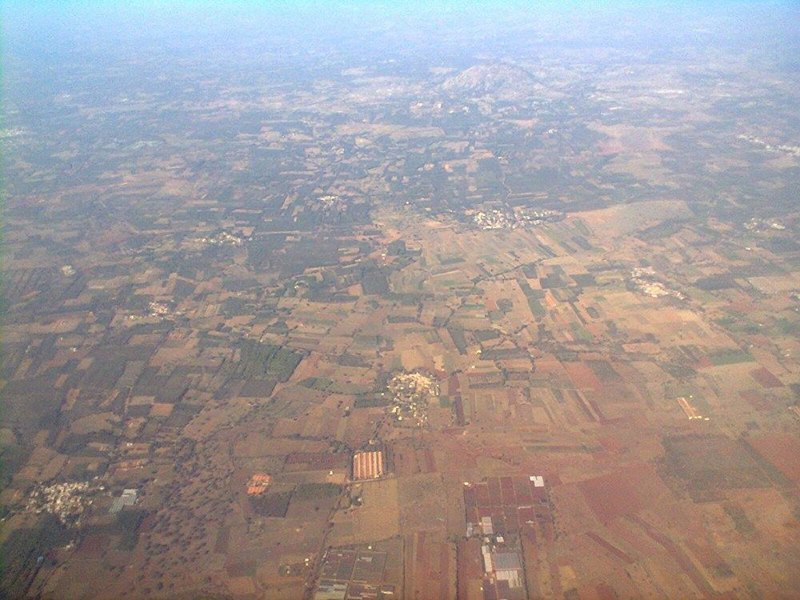
#> input picture images/earthfromsky.jpg, 800 x 600 px
$ jupyter execute 'Chương 4.ipynb'
#> lines starting #> are read from the running program, lines starting #| are printed output that depends on the picture
[cell 1]
import numpy as np
import matplotlib.pyplot as plt
from skimage import exposure
from skimage.io import imread
from skimage.color import rgb2gray
import pylab
import os
import cv2

# Bước 1: Đọc ảnh và chuyển sang grayscale
img = rgb2gray(imread('images/earthfromsky.jpg'))  # Đọc ảnh và chuyển thành grayscale
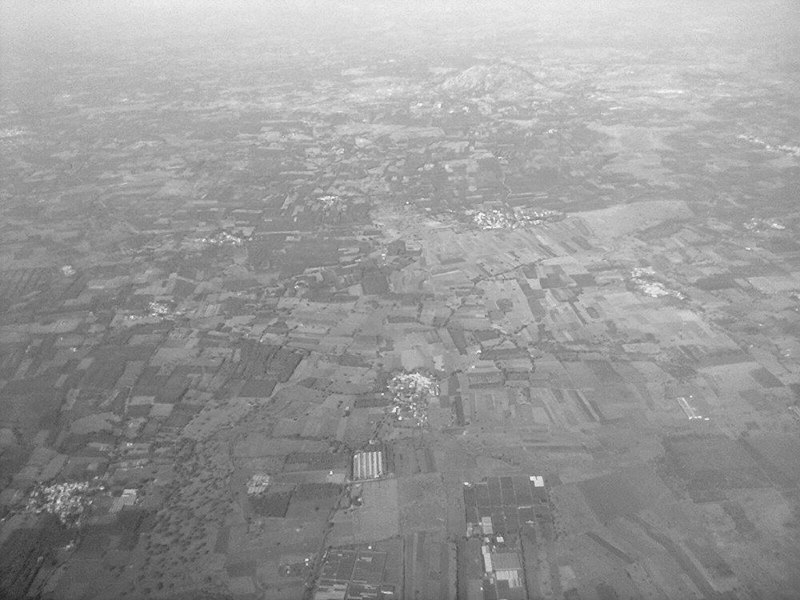
#> img: shape (600, 800) float64; min 0.137, max 0.994, mean 0.603

# Bước 2: Histogram Equalization
img_eq = exposure.equalize_hist(img)  # Áp dụng Histogram Equalization
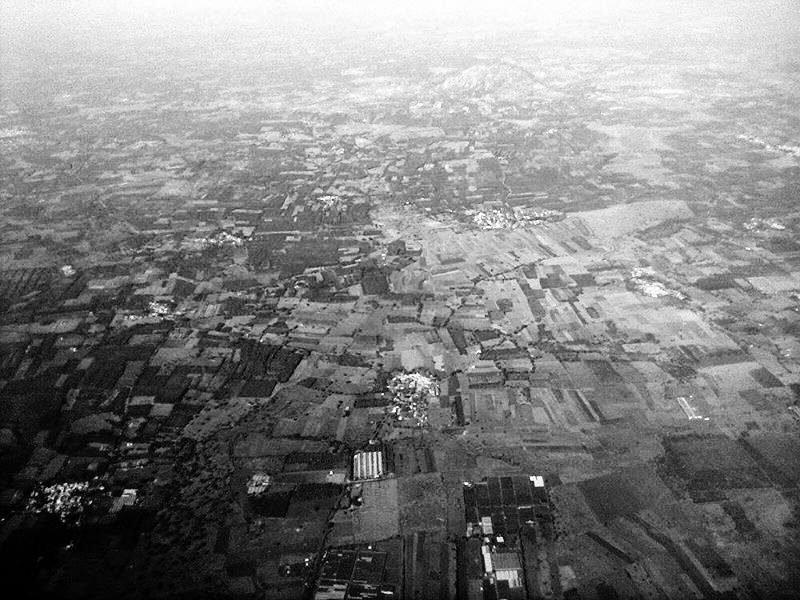
#> img_eq: shape (600, 800) float64; min 2.08e-06, max 1, mean 0.503

# Bước 3: Adaptive Histogram Equalization (AHE)
img_adapteq = exposure.equalize_adapthist(img, clip_limit=0.03)  # Áp dụng Adaptive Histogram Equalization
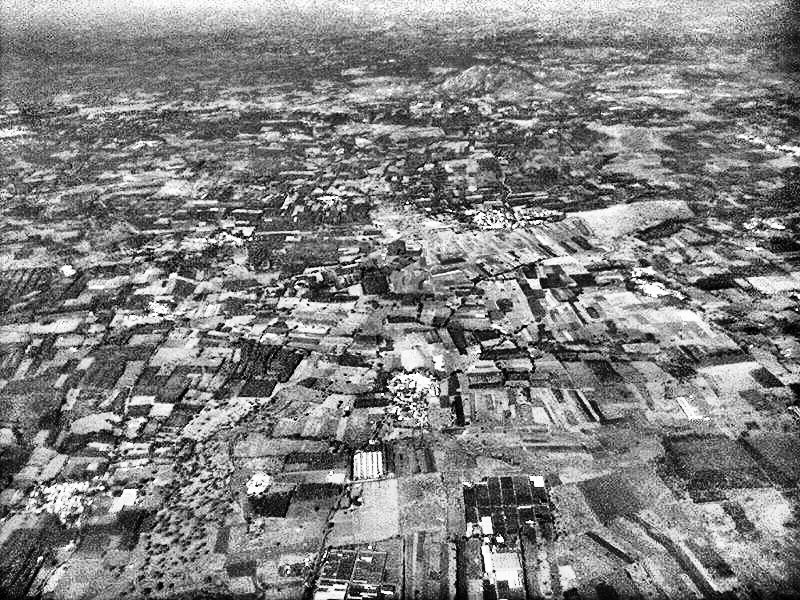
#> img_adapteq: shape (600, 800) float64; min 0, max 1, mean 0.508

# Bước 4: Lưu ảnh
output_folder = 'output_images'
output_path_eq = os.path.join(output_folder, 'chuong_4_HE(1).png')
output_path_adapteq = os.path.join(output_folder, 'chuong_4_AHE(1).png')

# Lưu ảnh Histogram Equalized và Adaptive Histogram Equalized
cv2.imwrite(output_path_eq, np.uint8(img_eq * 255))  # Lưu ảnh Histogram Equalized
cv2.imwrite(output_path_adapteq, np.uint8(img_adapteq * 255))  # Lưu ảnh Adaptive Histogram Equalized

# Bước 5: Hiển thị ảnh và histogram
pylab.gray()

# Danh sách ảnh và tiêu đề
images = [img, img_eq, img_adapteq]
titles = ['Original Image', 'After Histogram Equalization', 'After Adaptive Histogram Equalization']

# Hiển thị ảnh gốc và ảnh đã xử lý
for i in range(3):
    pylab.figure(figsize=(20, 10))
    pylab.imshow(images[i])  # Hiển thị ảnh
    pylab.title(titles[i], size=20)  # Tiêu đề cho từng ảnh
    pylab.axis('off')  # Tắt trục tọa độ

# Bước 6: Hiển thị histogram của các ảnh
pylab.figure(figsize=(15, 5))

for i in range(3):
    pylab.subplot(1, 3, i + 1)
    pylab.hist(images[i].ravel(), color='g')  # Histogram của ảnh
    pylab.title(titles[i], size=15)

# Hiển thị kết quả
pylab.show()
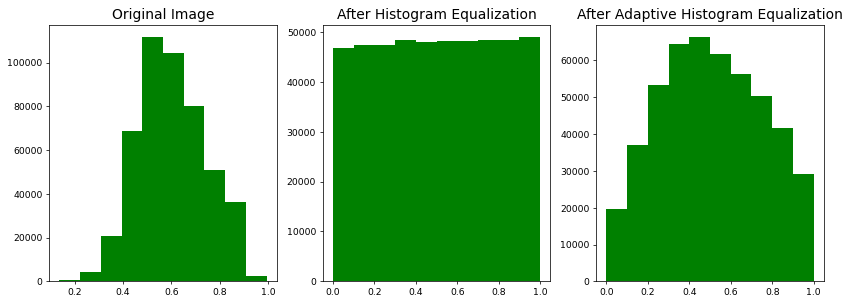
#> figure drawn by matplotlib, 3 panels; panel 1: tallest bar 111762 high, from x = 0.48 to 0.566; panel 2: tallest bar 49006 high, from x = 0.9 to 1; panel 3: tallest bar 66381 high, from x = 0.4 to 0.5

$ run again, with images/aero.jpg copied over images/earthfromsky.jpg
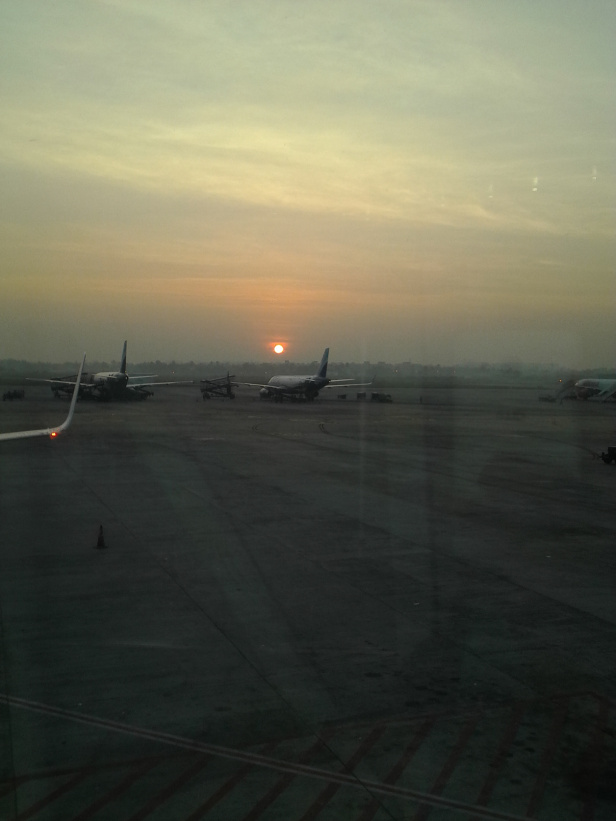
#> input picture images/aero.jpg, 616 x 821 px
#> `img_adapteq = exposure.equalize_adapthist(img, clip_limit=0.03)`:
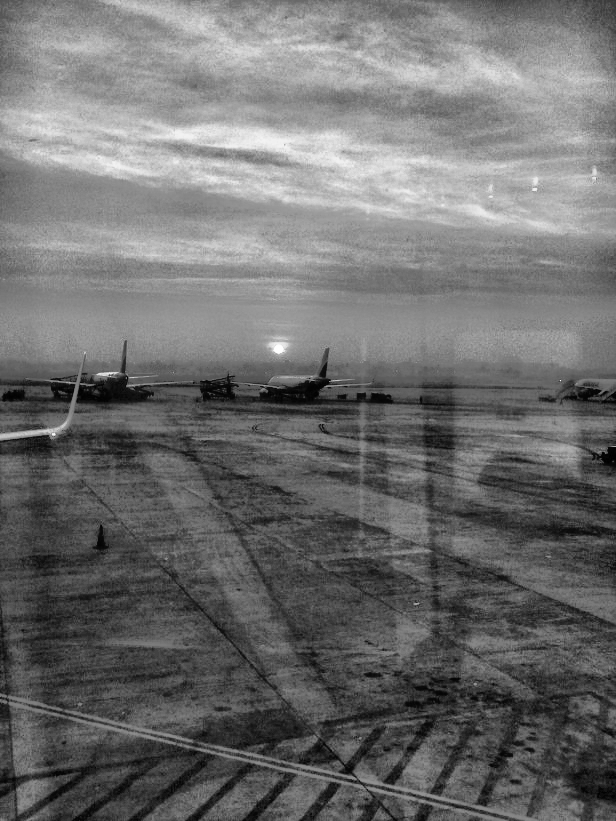
#> img_adapteq: shape (821, 616) float64; min 0, max 1, mean 0.435
#> `pylab.show()`:
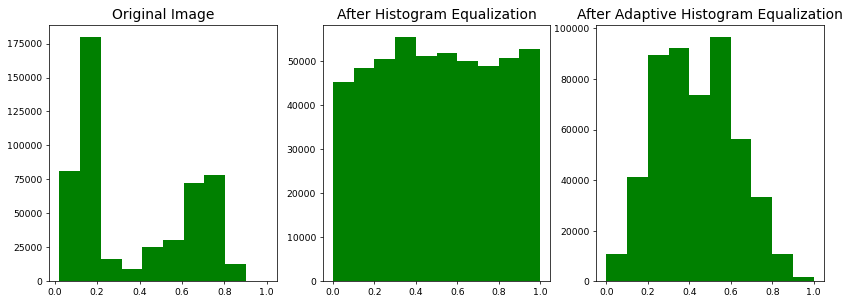
#> figure drawn by matplotlib, 3 panels; panel 1: tallest bar 179907 high, from x = 0.119 to 0.217; panel 2: tallest bar 55590 high, from x = 0.3 to 0.4; panel 3: tallest bar 96631 high, from x = 0.5 to 0.6

$ run again, with images/bisons.jpg copied over images/earthfromsky.jpg
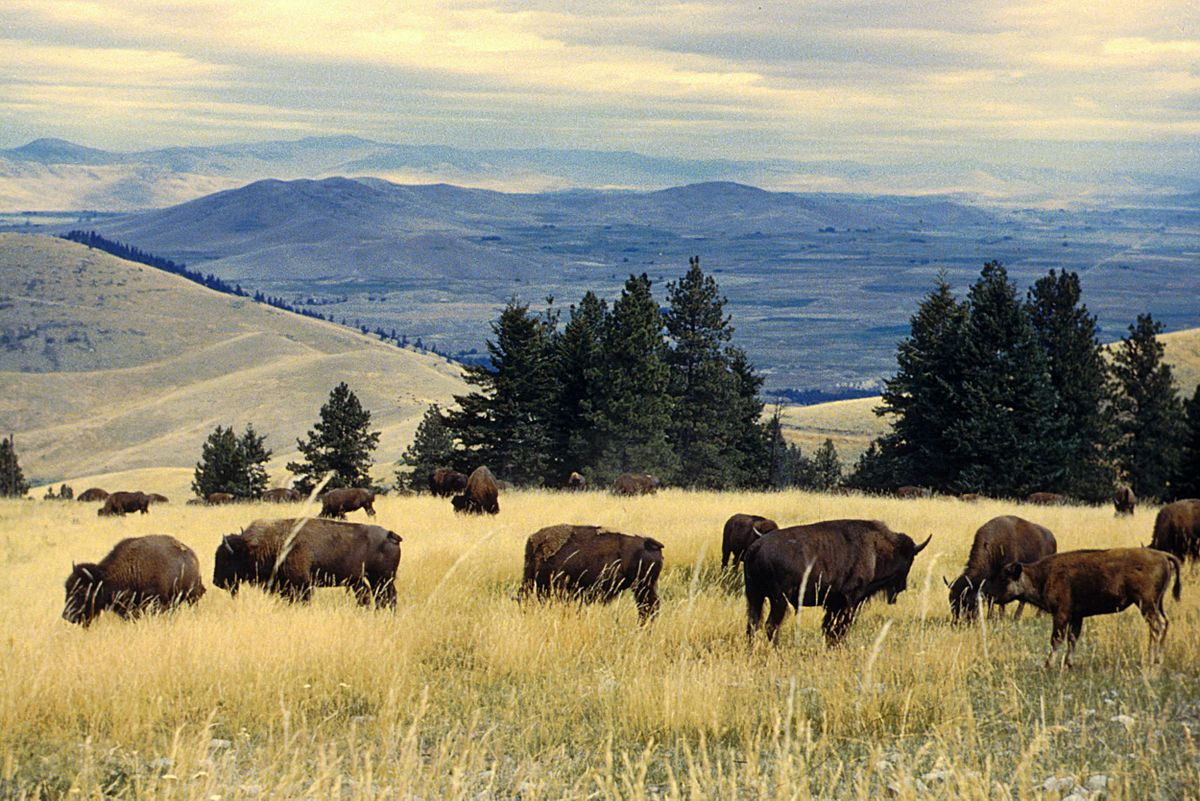
#> input picture images/bisons.jpg, 1200 x 801 px
#> `img_adapteq = exposure.equalize_adapthist(img, clip_limit=0.03)`:
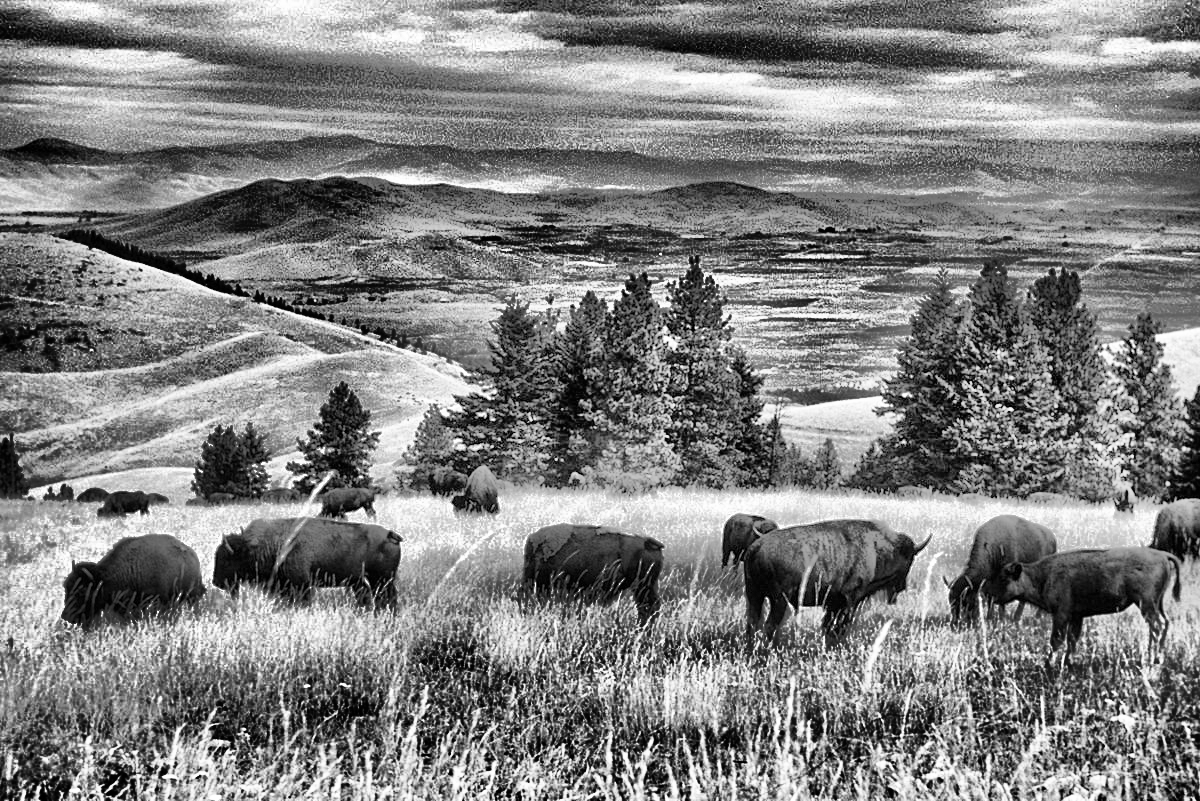
#> img_adapteq: shape (801, 1200) float64; min 0, max 1, mean 0.507
#> `pylab.show()`:
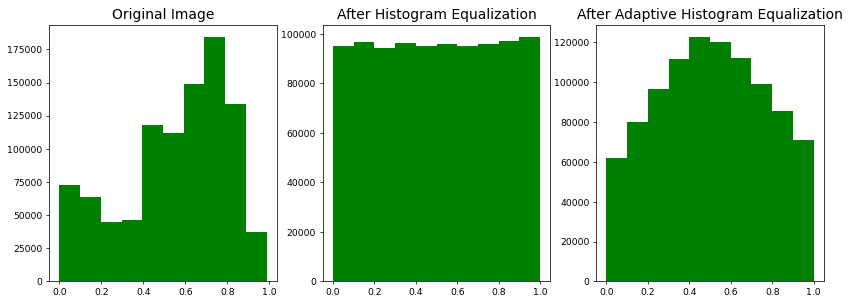
#> figure drawn by matplotlib, 3 panels; panel 1: tallest bar 184429 high, from x = 0.691 to 0.789; panel 2: tallest bar 98813 high, from x = 0.9 to 1; panel 3: tallest bar 122804 high, from x = 0.4 to 0.5
